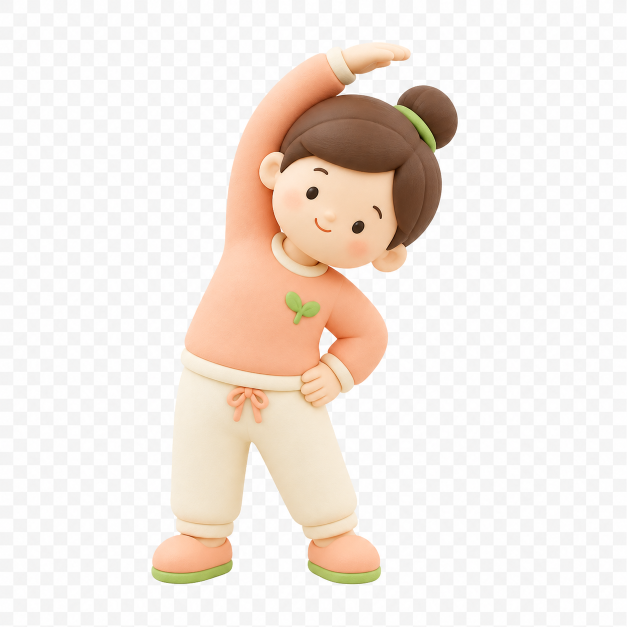
#> input picture assets/dashboard/source/activity-stretch-imagegen.png, 1254 x 1254 px (shown at 1/2 size)
$ python -i build-v3-keyed.py   (imports and definitions only)
#> lines starting #> are read from the running program, lines starting #| are printed output that depends on the picture
"""V3 专用抠图：v3 源视频在 MiniMax-H3 输出的"亮白底"上
不需要 ML 模型，用亮度阈值 + scipy.ndimage.label 一次性标记连通背景块，
再以「是否接触图像四边」判定真背景 / 身体内反光 —— 全程 O(n) C 操作，
不靠 Python 层 flood-fill 循环，避免 OOM 与慢。

调用：
  .venv-video/bin/python scripts/build-v3-keyed.py assets/video/source assets/video/generated --width 768

`--width` 推荐 ≥ 源分辨率（MiniMax H3 输出 768P 即 768），不要再降到 360 了
（360 是早期为躲 OOM 牺牲清晰度的妥协，现在已经不需要）。normalize 步骤会
把帧缩到 480×500 画布，所以源越清晰反而越不糊。
"""
from __future__ import annotations

import argparse
import subprocess
import sys
import tempfile
from pathlib import Path

import numpy as np
from PIL import Image, ImageEnhance, ImageFilter

ROOT = Path(__file__).resolve().parent.parent
sys.path.insert(0, str(ROOT / "scripts"))
import importlib.util

_btv_spec = importlib.util.spec_from_file_location("btv", str(ROOT / "scripts" / "build-transparent-videos.py"))
btv = importlib.util.module_from_spec(_btv_spec)
# [1 line not run here, left out]

V3_NAMES = ("idle-lounge-v3", "focus-v3", "focus-crosslegs", "dry-v3", "hydrate-v3",
            "greeting-v3", "bored-v3", "happy-v3", "toilet-v3",
            "pet-v3", "shy-v3", "dance-v3", "eye-strain-v3")


# [112 lines left out: functions _fill_background_islands, key_mask, clear_v3_floor_shadow_preserving_props, not called in this run]


def polish_v3_frames(frames: list[Path]) -> None:
    """Brighten v3 clips to match the static IP art without eroding thin limbs."""
    for frame in frames:
        with Image.open(frame) as opened:
            image = opened.convert("RGBA")
        alpha = image.getchannel("A").point(lambda value: 0 if value < 14 else value)
        alpha = alpha.filter(ImageFilter.GaussianBlur(.25))
        rgb = ImageEnhance.Brightness(image.convert("RGB")).enhance(1.08)
        rgb = ImageEnhance.Color(rgb).enhance(1.08)
        polished = rgb.convert("RGBA")
        polished.putalpha(alpha)
        btv.unmatte_white_edges(polished).save(frame, optimize=True)


# [57 lines left out: functions convert_v3, main, not called in this run]


# [2 lines not run here, left out]

>>> import cv2
>>> picture = cv2.imread('../assets/dashboard/source/activity-stretch-imagegen.png', cv2.IMREAD_GRAYSCALE)
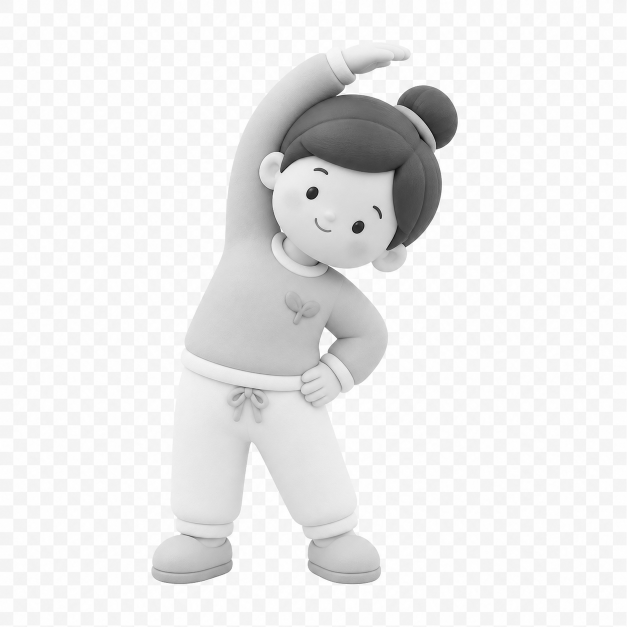
#> picture: shape (1254, 1254) (shown at 1/2 size); min 2, max 255, mean 235
#> (the run stopped early here; a loop or call above may not have finished)
